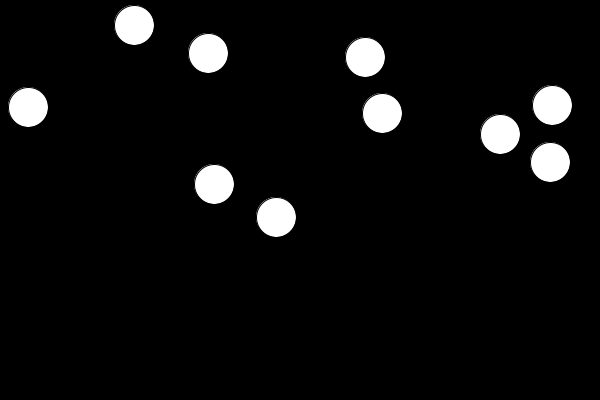
Frame 1 (no input)
Frame 60 (the mouse pressed at the canvas centre just before this capture): identical to frame 1, image omitted
Frame 120 (the mouse held since frame 60 and released just before this capture): identical to frame 1, image omitted

The Processing sketch that drew this single still picture (run headless with seeded random() and noise(); from frame 60 on, the mouse is pressed at the canvas centre):

// Processing sketch: BallDriver
// ── BallDriver.pde
Ball[] balls;
int score;

void setup() {
  size(600, 400);
  background(0);
  score = 0;

  balls = new Ball[10];
  setupBalls();
}//setup

void setupBalls() {
  for (int i=0; i<balls.length; i++) {
    balls[i] = new Ball();
  }//loop through array, creating new Ball objects
}//setupBalls

void draw() {
  background(0);
  for (int i = 0; i<balls.length; i++) {
    balls[i].display();
    balls[i].move();
  }
}//draw

void keyPressed() {
  for (int i = 0; i<balls.length; i++) {
  if (key == 'r') {
    balls[i].reset();
  }//reset
  else if (key == CODED) {
    if (keyCode == UP) {
      balls[i].changeSpeed(0, -1);
    }//up
    else if (keyCode == DOWN) {
      balls[i].changeSpeed(0, 1);
    }//down
    else if (keyCode == LEFT) {
      balls[i].changeSpeed(-1, 0);
    }//left
    else if (keyCode == RIGHT) {
      balls[i].changeSpeed(1, 0);
    }//right
  }
}//non ASCII keys
}

void mousePressed() {
  for (int i = 0; i<balls.length; i ++) {
    if ( balls[i].onBall(mouseX, mouseY) ) {
      score+= balls[i].getScoreValue();
      balls[i].reset();
      println(score);
    }//hit
  }
}//mousePressed

// ── Ball.pde

class Ball {

  int cx, cy;
  int xvelocity, yvelocity;
  int radius;

  //constructor
  Ball() {
    radius = 20;
    reset();
  }//default constructor

  void reset() {
    xvelocity = 0;
    yvelocity = 0;
    cx = int(random(radius, width-radius));
    cy = int(random(radius, height-radius));
  }//resetBall

  void display() {
    circle(cx, cy, radius * 2);
  }//display

  void move() {
    if (cx <= radius || cx >= (width - 1 - radius)) {
      xvelocity*= -1;
    }//x bounce
    if (cy <= radius || cy >= (height - 1 - radius)) {
      yvelocity*= -1;
    }//x bounce
    cx+= xvelocity;
    cy+= yvelocity;
  }//moveBall
  
  void changeSpeed(int x, int y) {
    xvelocity+= x;
    yvelocity+= y;
  }//changeSpeed

  boolean onBall(int x, int y) {
    float d = dist(x, y, cx, cy);
    return d <= radius;
  }//onBall
  
  int getScoreValue() {
    int score = abs(xvelocity) + abs(yvelocity); 
    return score;
  }//getScoreValue
  
}//Ball
